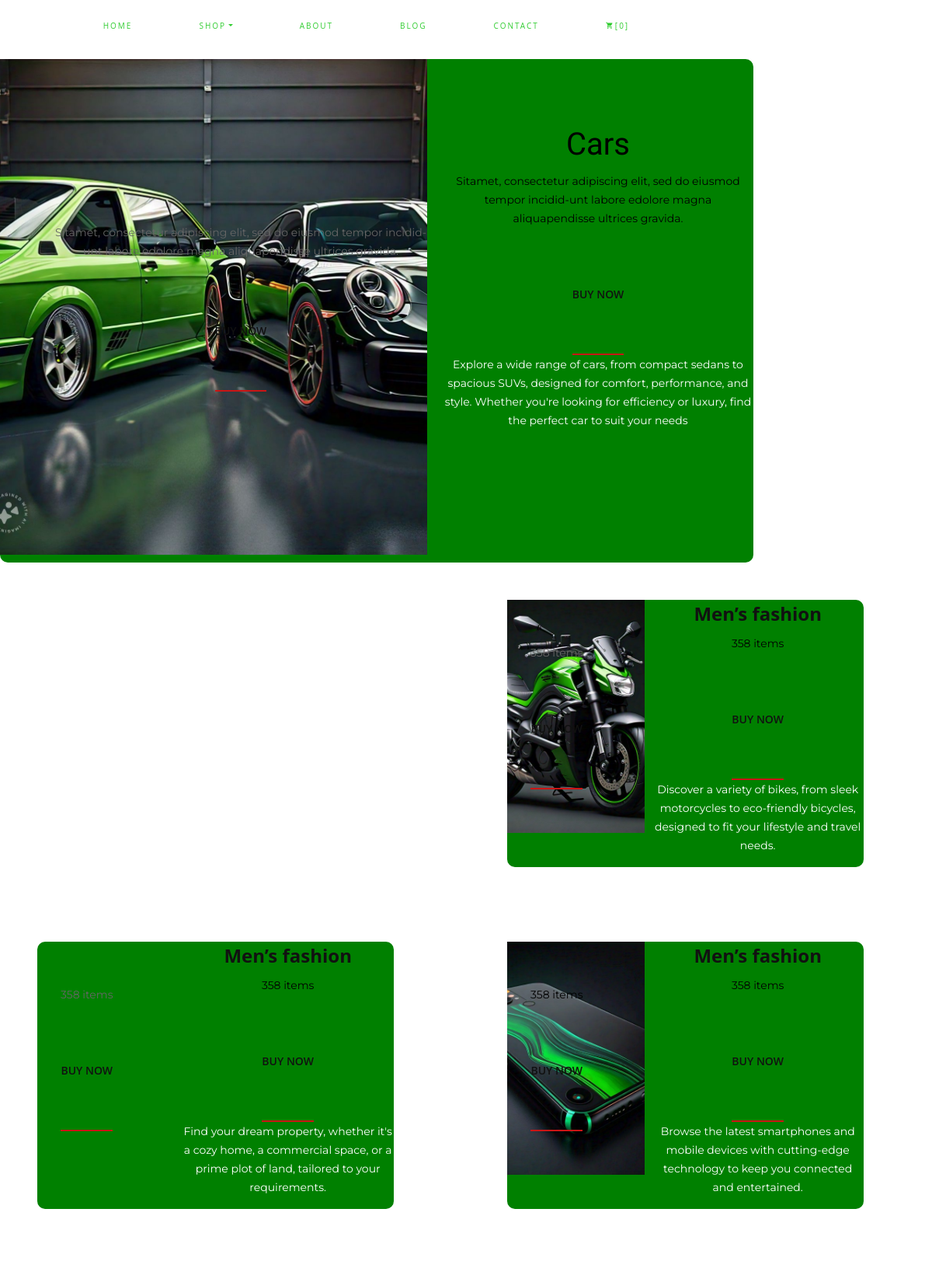
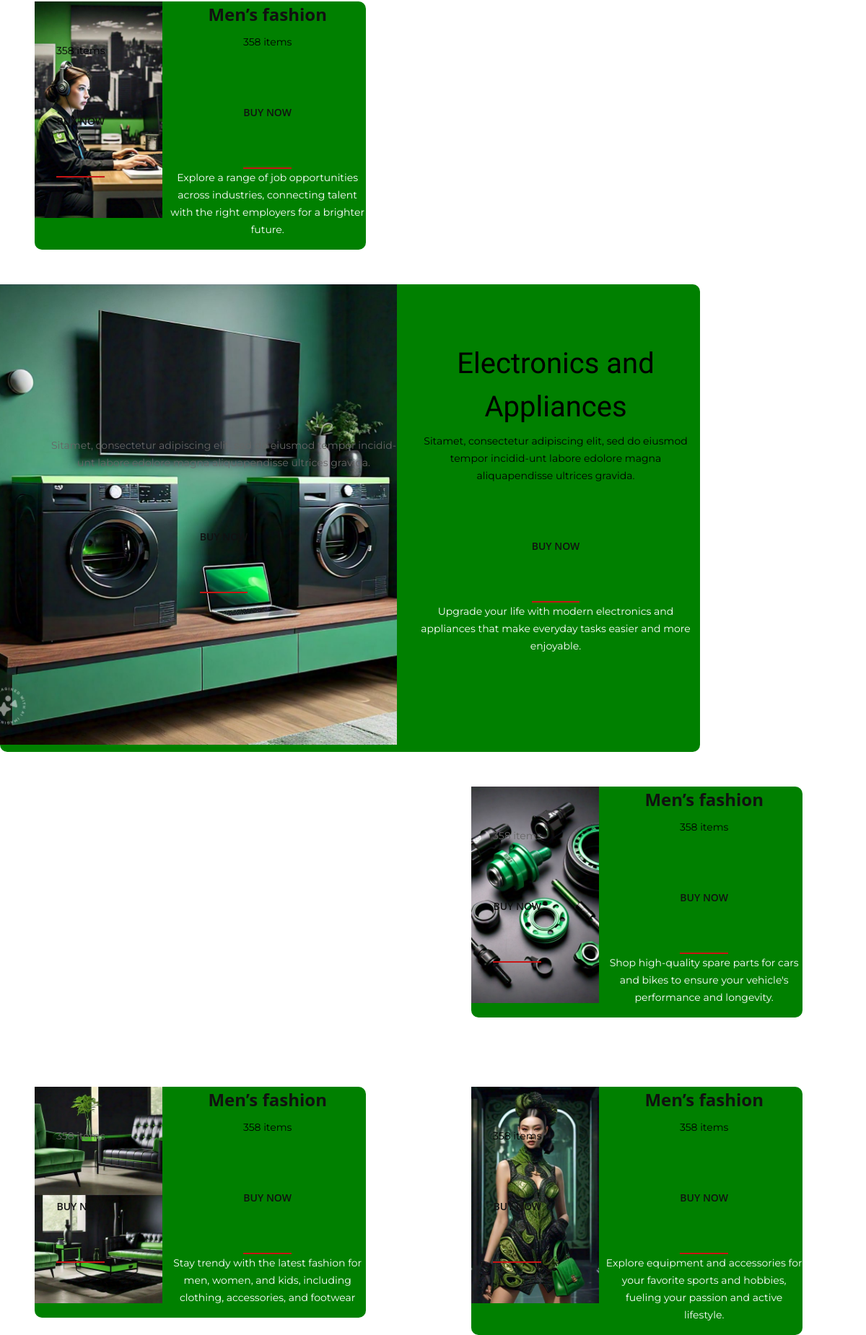
/home3/ (upper part), run on the app's committed database (2 pictures, top to bottom).
### mainapp/models.py (models this page shows)
class categorydb(models.Model):
    Categoryname=models.CharField(max_length=100,blank=True,null=True)
    Description = models.TextField(max_length=100, blank=True, null=True)
    Categoryimage= models.ImageField(upload_to="category", null=True, blank=True)

### webapp/views.py (the view)
# urls.py: path('home3/', views.home3, name='home3'),
def home3(request):
    cat = categorydb.objects.all()
    context = range(0, 4)  # Prepare the range in Python
    messages.success(request, 'Your Product Added successfully!.')
    return render(request, 'home3.html',{'cat':cat,'context':context})

### webapp/templates/home3.html (shortened to what this page needs)
<!DOCTYPE html>
{% load static %}
<html lang="zxx">
<head>
    <link rel="stylesheet" href="{% static 'web2/css/bootstrap.min.css' %}" type="text/css">
    <link rel="stylesheet" href="{% static 'web2/css/font-awesome.min.css' %}" type="text/css">
    <link rel="stylesheet" href="{% static 'web2/css/elegant-icons.css' %}" type="text/css">
    <link rel="stylesheet" href="{% static 'web2/css/jquery-ui.min.css' %}" type="text/css">
    <link rel="stylesheet" href="{% static 'web2/css/magnific-popup.css' %}" type="text/css">
    <link rel="stylesheet" href="{% static 'web2/css/owl.carousel.min.css' %}" type="text/css">
    <link rel="stylesheet" href="{% static 'web2/css/slicknav.min.css' %}" type="text/css">
    <link rel="stylesheet" href="{% static 'web2/css/style.css' %}" type="text/css">
    <link rel="stylesheet" href="{% static 'web1/css/open-iconic-bootstrap.min.css' %}">
    <link rel="stylesheet" href="{% static 'web1/css/animate.css' %}">
    <link rel="stylesheet" href="{% static 'web1/css/owl.carousel.min.css' %}">
    <link rel="stylesheet" href="{% static 'web1/css/owl.theme.default.min.css' %}">
    <link rel="stylesheet" href="{% static 'web1/css/magnific-popup.css' %}">
    <link rel="stylesheet" href="{% static 'web1/css/aos.css' %}">
    <link rel="stylesheet" href="{% static 'web1/css/ionicons.min.css' %}">
    <link rel="stylesheet" href="{% static 'web1/css/bootstrap-datepicker.css' %}">
    <link rel="stylesheet" href="{% static 'web1/css/jquery.timepicker.css' %}">
    <link rel="stylesheet" href="{% static 'web1/css/flaticon.css' %}">
    <link rel="stylesheet" href="{% static 'web1/css/icomoon.css' %}">
    <link rel="stylesheet" href="{% static 'web1/css/style.css' %}">
</head>
<body style="background-image: url('{% static 'web1/images/background1.jpg' %}'); background-size: cover; background-repeat: no-repeat; background-attachment: fixed; background-position: center; margin: 0; padding: 0;">
    <nav class="navbar navbar-expand-lg navbar-dark ftco_navbar bg-dark ftco-navbar-light" id="ftco-navbar">
	    <div class="container">
	      <div class="collapse navbar-collapse" id="ftco-nav" style="color:red" >
	        <ul class="navbar-nav ml-auto" style="color:red">
	          <li class="nav-item active" style="color:#32CD32"><a href="index.html" class="nav-link"  style="color:#32CD32">Home</a></li>
	          <li class="nav-item dropdown">
              <a class="nav-link dropdown-toggle" href="#" id="dropdown04" data-toggle="dropdown" aria-haspopup="true" aria-expanded="false"  style="color:#32CD32">Shop</a>
            </li>
	          <li class="nav-item"><a href="about.html" class="nav-link"  style="color:#32CD32">About</a></li>
	          <li class="nav-item"><a href="blog.html" class="nav-link"  style="color:#32CD32">Blog</a></li>
	          <li class="nav-item"><a href="contact.html" class="nav-link"  style="color:#32CD32">Contact</a></li>
	          <li class="nav-item cta cta-colored"  style="color:#32CD32"><a href="cart.html" class="nav-link"  style="color:#32CD32"><span class="icon-shopping_cart"></span>[0]</a></li>
              {% if request.session.Name %}
                <li style="color:white" ><a class="nav-link" href="{% url 'signup_page' %}"></a><b style="color:white" >{{request.session.Name}}</b></li>
                <li class="nav-item"><a href="{% url 'myitem' %}" class="nav-link"  style="color:#32CD32">My Items</a></li>
                {% else %}
                <li class="nav-item cta cta-colored"><a style="color:white" href="{% url 'signup_page' %}" class="nav-link"><span class="icon-user"></span>Sign up/login</a></li>
                {% endif %}
                <li style="padding-left:20px" ><a class="nav-link" href="{% url 'user_logout' %}">Logout</a></li>
	        </ul>
	      </div>
	    </div>
	  </nav>
    <section class="categories">
    <div class="container-fluid">
        <div class="row">
            {% for i in cat %}
                {% if i.id == 1 or i.id == 6 or i.id == 11 %}
                <div  style="display: flex;border-radius:10px; background-color:green" class="hoverable-div">
                    <div  >
                        <div class="categories__item categories__large__item set-bg" data-setbg="{{ i.Categoryimage.url }}">
                             <div class="categories__text">
                             <p>Sitamet, consectetur adipiscing elit, sed do eiusmod tempor incidid-unt labore edolore magna aliquapendisse ultrices gravida.</p>
                             <a href="#">Buy now</a>
                            </div>
                        </div>
                        </div>
                       <div style="width:400px;margin-top:80px;margin-left:10px">
                           <div class="categories__text">
                             <h1 style="color:black">{{i.Categoryname}}</h1>
                             <p style="color:black">Sitamet, consectetur adipiscing elit, sed do eiusmod tempor incidid-unt labore edolore magna aliquapendisse ultrices gravida.</p>
                             <a href="{% url 'add_dataform' %}">Buy now</a>
                            </div>
                           <h3><p style="color:white" >{{i.Description}}</p></h3>
                       </div>
                   </div>
                {% endif %}
            {% if i.id != 1 or i.id != 6 or i.id != 11 %}
            <div class="col-lg-6">
                <div class="row">
                        {% if i.id == 2 or i.id == 7 or i.id == 12 %}
                        <div class="col-lg-11 col-md-11 col-sm-11 p-5   "  >
                            <div  style="display: flex;border-radius:10px;background-color:green" class="hoverable-div" >
                            <div class="categories__item set-bg" style="width:300px;height:300px" data-setbg="{{ i.Categoryimage.url }}">
                                <div class="categories__text">
                                    <p>358 items</p>
                                    <a href="{% url 'add_dataform' %}">Buy now</a>
                                </div>
                            </div>
                            <div style="width:500px">
                                <div class="categories__text">
                                    <h4>Men’s fashion</h4>
                                    <p style="color:black">358 items</p>
                                    <a href="{% url 'add_dataform' %}">Buy now</a>
                                </div>
                                <h1><p  style="color:white;">{{i.Description}}</p></h1>
                            </div>
                            </div>
                        </div>
                        {% elif i.id == 3 or i.id == 8 %}
                        <div class="col-lg-11 col-md-11 col-sm-11 p-5   "  >
                            <div  style="display: flex;border-radius:10px;background-color:green" class="hoverable-div" >
                            <div class="categories__item set-bg" style="width:300px;height:300px" data-setbg="{{ i.Categoryimage.url }}">
                                <div class="categories__text">
                                    <p  >358 items</p>
                                    <a href="{% url 'add_dataform' %}">Buy now</a>
                                </div>
                            </div>
                            <div style="width:500px">
                                <div class="categories__text">
                                    <h4>Men’s fashion</h4>
                                    <p style="color:black" >358 items</p>
                                    <a href="{% url 'add_dataform' %}">Buy now</a>
                                </div>
                                <h1><p  style="color:white;">{{i.Description}}</p></h1>
                            </div>
                            </div>
                        </div>
                        {% elif i.id == 4 or i.id == 9 %}
                        <div class="col-lg-11 col-md-11 col-sm-11 p-5   "  >
                            <div  style="display: flex;border-radius:10px;background-color:green" class="hoverable-div" >
                            <div class="categories__item set-bg" style="width:300px;height:300px" data-setbg="{{ i.Categoryimage.url }}">
                                <div class="categories__text">
                                    <p style="color:black" >358 items</p>
                                    <a href="#">Buy now</a>
                                </div>
                            </div>
                            <div style="width:500px">
                                <div class="categories__text">
                                    <h4>Men’s fashion</h4>
                                    <p style="color:black" >358 items</p>
                                    <a href="#">Buy now</a>
                                </div>
                                <h1><p  style="color:white;">{{i.Description}}</p></h1>
                            </div>
                            </div>
                        </div>
                        {% elif i.id == 5 or i.id == 10 %}
                        <div class="col-lg-11 col-md-11 col-sm-11 p-5   "  >
                            <div  style="display: flex;border-radius:10px;background-color:green" class="hoverable-div" >
                            <div class="categories__item set-bg" style="width:300px;height:300px" data-setbg="{{ i.Categoryimage.url }}">
                                <div class="categories__text">
                                    <p style="color:black">358 items</p>
                                    <a href="#">Buy now</a>
                                </div>
                            </div>
                            <div style="width:500px">
                                <div class="categories__text">
                                    <h4>Men’s fashion</h4>
                                    <p style="color:black" >358 items</p>
                                    <a href="#">Buy now</a>
                                </div>
                                <h1><p  style="color:white;">{{i.Description}}</p></h1>
                            </div>
                            </div>
                        </div>
                        {% endif %}
                </div>
            </div>
            {% endif %}
            {% endfor %}
        </div>
    </div>
</section>
</body>
</html>

### webapp/static/web2/css/style.css (style rules this page uses)
html, body { height: 100%; font-family: "Montserrat", sans-serif; -webkit-font-smoothing: antialiased; }
h1, h2, h3, h4, h5, h6 { margin: 0; color: #111111; font-weight: 400; font-family: "Montserrat", sans-serif; }
h1 { font-size: 70px; }
h3 { font-size: 30px; }
h4 { font-size: 24px; }
p { font-size: 14px; font-family: "Montserrat", sans-serif; color: #666666; font-weight: 400; line-height: 24px; margin: 0 0 15px 0; }
ul, ol { padding: 0; margin: 0; }
.set-bg { background-repeat: no-repeat; background-size: cover; background-position: top center; }
.categories { overflow: hidden; margin-top: 10px; }
.categories .container-fluid { padding-right: 5px; }
.categories__item { height: 314px; display: -webkit-box; display: -ms-flexbox; display: flex; -webkit-box-align: center; -ms-flex-align: center; align-items: center; padding-left: 30px; margin-bottom: 10px; margin-right: 10px; }
.categories__item.categories__large__item { height: 638px; padding-left: 70px; }
.categories__item.categories__large__item .categories__text { max-width: 480px; }
.categories__item.categories__large__item .categories__text p { margin-bottom: 15px; }
.categories__text h1 { font-family: "Cookie", cursive; color: #111111; margin-bottom: 5px; }
.categories__text h4 { color: #111111; font-weight: 700; }
.categories__text p { margin-bottom: 10px; }
.categories__text a { font-size: 14px; color: #111111; text-transform: uppercase; font-weight: 600; position: relative; padding: 0 0 3px; display: inline-block; }
.categories__text a:after { position: absolute; left: 0; bottom: 0; height: 2px; width: 100%; background: #ca1515; content: ""; }
.nav-item { margin-right: 46px; }
.nav-item .nav-link { font-size: 18px; color: #666666; font-weight: 600; border: none; border-top-left-radius: 0; border-top-right-radius: 0; padding: 0; }
@media only screen and (min-width: 1200px) { .container { max-width: 1170px; } }

### webapp/static/web1/css/icomoon.css (style rules this page uses)
[class^="icon-"], [class*=" icon-"] { font-family: 'icomoon' !important; speak: none; font-style: normal; font-weight: normal; font-variant: normal; text-transform: none; line-height: 1; -webkit-font-smoothing: antialiased; -moz-osx-font-smoothing: grayscale; }
.icon-user:before { content: "\f007"; }
.icon-shopping_cart:before { content: "\e8cc"; }

### webapp/templates/home3.html (style rules this page uses)
.hoverable-div {   background-color:green; text-align: center; line-height: 150px; transition: background-color 0.3s ease, transform 0.3s ease; color:white; text-align:center; }

### data on the page
categorydb: shows a picture, Categoryname "Cars", Description "Explore a wide range of cars, from compact sedans to spacious SUVs, designed for comfort, performance, and style. Whether you're looking for efficiency or luxury, find the perfect car to suit your needs"
categorydb: shows a picture, Description "Discover a variety of bikes, from sleek motorcycles to eco-friendly bicycles, designed to fit your lifestyle and travel needs."
categorydb: Description "Find your dream property, whether it's a cozy home, a commercial space, or a prime plot of land, tailored to your requirements."
categorydb: shows a picture, Description "Browse the latest smartphones and mobile devices with cutting-edge technology to keep you connected and entertained."
categorydb: Description "Explore a range of job opportunities across industries, connecting talent with the right employers for a brighter future."
categorydb: shows a picture, Categoryname "Electronics and Appliances", Description "Upgrade your life with modern electronics and appliances that make everyday tasks easier and more enjoyable."
categorydb: shows a picture, Description "Shop high-quality spare parts for cars and bikes to ensure your vehicle's performance and longevity."
categorydb: shows a picture, Description "Stay trendy with the latest fashion for men, women, and kids, including clothing, accessories, and footwear"
categorydb: shows a picture, Description "Explore equipment and accessories for your favorite sports and hobbies, fueling your passion and active lifestyle."
